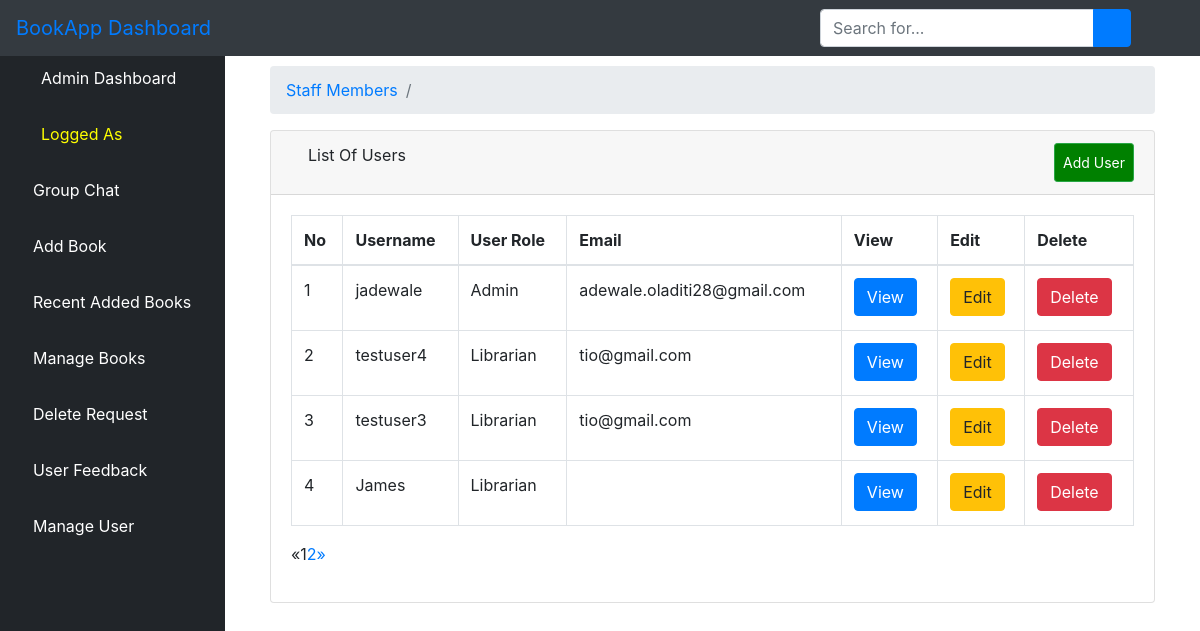
The page /aluser/ on the database its author committed.
### bookstore/models.py (models this page shows)
class User(AbstractUser):
    is_admin = models.BooleanField(default=False)
    is_publisher = models.BooleanField(default=False)
    is_librarian = models.BooleanField(default=False)
    class Meta:
        swappable = 'AUTH_USER_MODEL'

### bookstore/views.py (the view)
# urls.py: path('aluser/', views.ListUserView.as_view(), name="aluser"),
class ListUserView(generic.ListView):
    model = User
    template_name = 'dashboard/list_users.html'
    context_object_name = 'users'
    paginate_by = 4
    def get_queryset(self):
        return User.objects.order_by('-id')

### bookstore/templates/dashboard/list_users.html (shortened to what this page needs)
{% extends 'dashboard/base.html' %}
{% block body %}
        <div class="container-fluid">
        <div class="row">
          <div class="col-12 mb-3">
          <div class="col-12 mb-3">
                <div id="content-wrapper">
        <div class="container-fluid">
            <ol class="breadcrumb">
                <li class="breadcrumb-item">
                    <a href="">Staff Members</a>
                </li>
                <li class="breadcrumb-item active"></li>
            </ol>
            <div class="card mb-3">
                <div class="card-header">
                    <i class="fas fa-table"></i>
                    List Of Users
                    <a  class="btn btn-sm btn-success" href="{% url 'create_user_form' %}" style="padding: 8px; float: right; background-color: green; color: white;">Add User</a>
                </div>
                <div class="card-body">
                    <div class="table-responsive">
                        <table class="table table-bordered" id="dataTable" width="100%" cellspacing="0">
                            <thead>
                            <tr>
                                <th>No</th>
                                <th>Username</th>
                                <th>User Role</th>
                                <th>Email</th>
                                <th>View</th>
                                <th>Edit</th>
                                <th>Delete</th>
                            </tr>
                            </thead>
                            <tbody>
                        {% if users %}
                            {% for user in users %}
                                <tr>
                                    <td>{{ forloop.counter }}</td>
                                    <td>{{ user.username }}</td>
                                    <td>{% if user.is_publisher == True %}
                                      <p>Publisher</p>
                                    {% elif user.is_admin == True %}
                                      <p>Admin</p>
                                    {% else %}
                                    <p>Librarian</p>
                                      {% endif %}
                                    </td>
                                    <td>{{ user.email }}</td>
                                    <td>
                <a href="{% url 'alvuser' user.pk %}"><button type="button" class="btn btn-primary"> View</button></a>
                 </td>
                <td>
                <a href="{% url 'aeuser' user.pk %}"><button type="button" class="btn btn-warning"> Edit</button></a>
        </td>
        <td>
          <a href="{% url 'aduser' user.pk %}"><button type="button" class="btn btn-danger"> Delete</button></a></td>
                                </tr>
                            {% endfor %}
                        {% endif %}
                            </tbody>
                        </table>
                          {% if is_paginated %}
  <ul class="pagination">
    {% if page_obj.has_previous %}
      <li><a href="?page={{ page_obj.previous_page_number }}">&laquo;</a></li>
    {% else %}
      <li class="disabled"><span>&laquo;</span></li>
    {% endif %}
    {% for i in paginator.page_range %}
      {% if page_obj.number == i %}
        <li class="active"><span>{{ i }} <span class="sr-only">(current)</span></span></li>
      {% else %}
        <li><a href="?page={{ i }}">{{ i }}</a></li>
      {% endif %}
    {% endfor %}
    {% if page_obj.has_next %}
      <li><a href="?page={{ page_obj.next_page_number }}">&raquo;</a></li>
    {% else %}
      <li class="disabled"><span>&raquo;</span></li>
    {% endif %}
  </ul>
{% endif %}
                    </div>
                </div>
            </div>
        </div>
    </div>
          </div>
        </div>
      </div>
    </div>
{% endblock %}

### bookstore/templates/dashboard/base.html (shortened to what this page needs)
{% load static %}
<!DOCTYPE html>
<html lang="en">
<head>
    {% load static %}
    <link href="{% static 'vendor/fontawesome-free/css/all.min.css' %}" rel="stylesheet" type="text/css">
       <link rel="stylesheet" href="{% static 'assets/css/bootstrap.min.css' %}">
      <link rel="stylesheet" href="{% static 'assets/fonts/font-awesome-4.7.0/css/font-awesome.min.css' %}">
    <link href="{% static 'vendor/datatables/dataTables.bootstrap4.css' %}" rel="stylesheet">
    <link rel="stylesheet" type="text/css" href="{% static 'css/master.css' %}">
    <link href="{% static 'css/sb-admin.css' %}" rel="stylesheet">
</head>
<body id="page-top">
<nav class="navbar navbar-expand navbar-dark bg-dark fixed-top">
    <a class="navbar-brand mr-1 text-primary" href="">BookApp Dashboard</a>
    <button class="btn btn-link btn-sm text-white order-1 order-sm-0" id="sidebarToggle" href="#">
        <i class="fas fa-bars"></i>
    </button>
      <form class="d-none d-md-inline-block form-inline ml-auto mr-0 mr-md-3 my-2 my-md-0" action="{% url 'asearch' %}">
        <div class="input-group">
            <input type="text" class="form-control" name="query" placeholder="Search for..." aria-label="Search" aria-describedby="basic-addon2">
            <div class="input-group-append">
                <button class="btn btn-primary" type="submit">
                    <i class="fas fa-search"></i>
                </button>
            </div>
        </div>
    </form>
    <ul class="navbar-nav ml-auto ml-md-0">
        <li class="nav-item dropdown no-arrow">
            <a class="nav-link dropdown-toggle" href="#" id="userDropdown" role="button" data-toggle="dropdown" aria-haspopup="true" aria-expanded="false">
                <i class="fas fa-user-circle fa-fw text-primary"></i>
            </a>
        </li>
    </ul>
</nav>
<div id="wrapper" style="padding-top: 50px">
<ul class="sidebar navbar-nav">
    <li class="nav-item active">
        <a class="nav-link" href="{% url 'dashboard' %}">
            <i class="fas fa-fw fa-tachometer-alt"></i>
            <span>Admin Dashboard</span>
        </a>
    </li>
    <li class="nav-item active">
        <a class="nav-link" href="">
            <i class="fas fa-user-circle fa-fw text-warning"></i>
            <span style="color: yellow">Logged As {{ user.username }}</span>
        </a>
    </li>
    <li class="nav-item">
        <a class="nav-link" href="{% url 'alchat' %}">
            <i class="fas fa-book text-primary"></i>
            <span style="color: white">Group Chat</span>
        </a>
    </li>
        <li class="nav-item">
        <a class="nav-link" href="{% url 'aabook_form' %}">
            <i class="fas fa-book text-primary"></i>
            <span style="color: white">Add Book</span>
        </a>
    </li>
    <li class="nav-item">
        <a class="nav-link" href="{% url 'albook' %}">
            <i class="fas fa-book text-primary"></i>
            <span style="color: white">Recent Added Books</span>
        </a>
    </li>
      <li class="nav-item">
        <a class="nav-link" href="{% url 'ambook' %}">
            <i class="fas fa-book text-primary"></i>
            <span style="color: white">Manage Books</span>
        </a>
    </li>
     <li class="nav-item">
        <a class="nav-link" href="{% url 'adrequest' %}">
            <i class="fas fa-book text-primary"></i>
            <span style="color: white">Delete Request</span>
        </a>
    </li>
     <li class="nav-item">
        <a class="nav-link" href="{% url 'afeedback' %}">
            <i class="fas fa-book text-primary"></i>
            <span style="color: white">User Feedback</span>
        </a>
    </li>
     <li class="nav-item">
        <a class="nav-link" href="{% url 'aluser' %}">
            <i class="fas fa-user text-primary"></i>
            <span style="color: white">Manage User</span>
        </a>
    </li>
</ul>
    {% block body %}{% endblock %}
</div>

### static/css/master.css (style rules this page uses)
html { scroll-behavior: smooth; }
li { list-style-type: none; }

### bookstore/templates/dashboard/base.html (style rules this page uses)
body { display: flex; flex-direction: column; min-height: 100vh; }

### rows shown on the page
User: username "jadewale", is_publisher "Admin", email "adewale.oladiti28@gmail.com"
User: username "testuser4", is_publisher "Librarian", email "tio@gmail.com"
User: username "testuser3", is_publisher "Librarian", email "tio@gmail.com"
User: username "James", is_publisher "Librarian"

### other values the page prints
{{ i }} "1"
{{ i }} "2"
